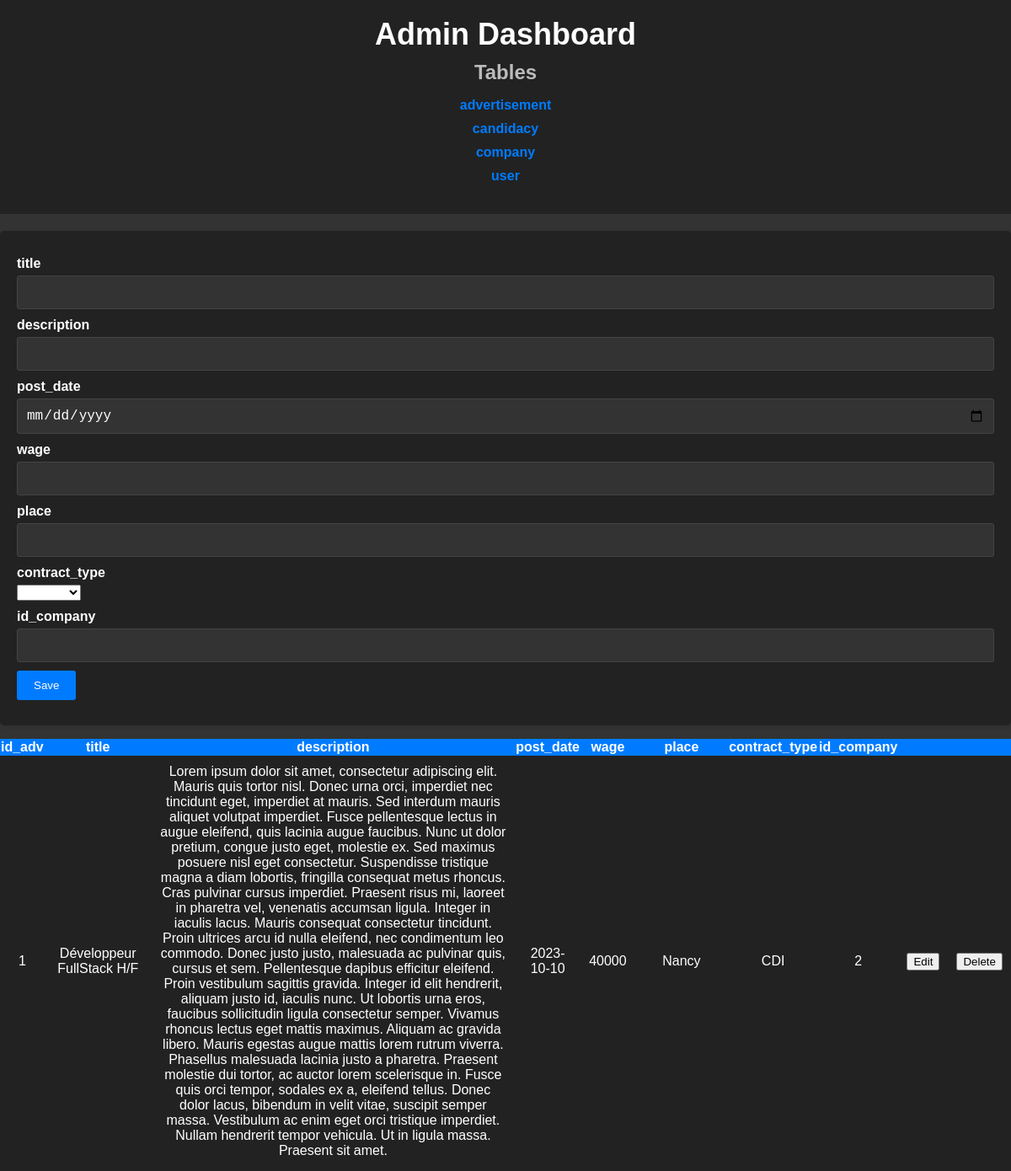
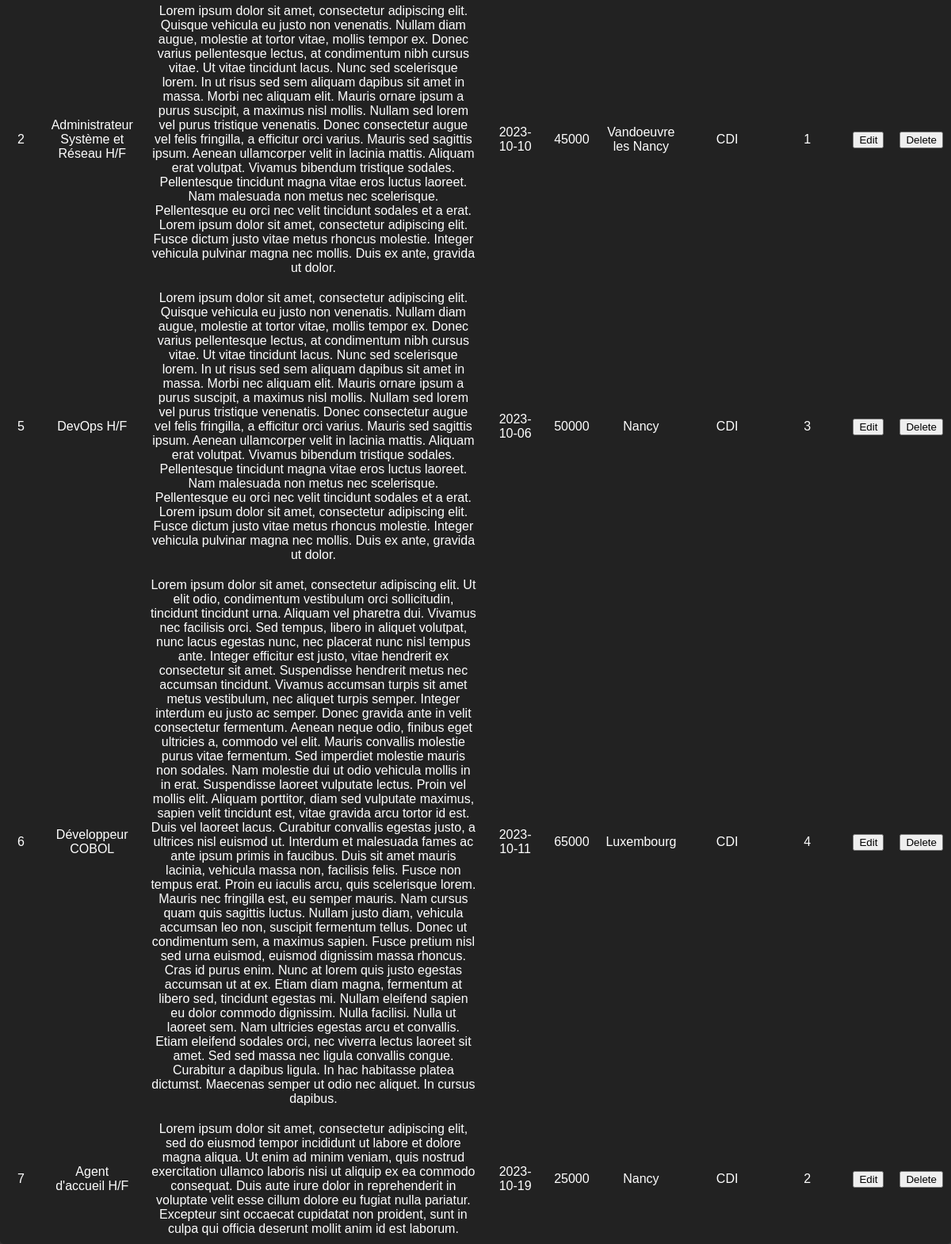
/crud/ad.php, run on the app's committed database (2 pictures, top to bottom).
### tables this page shows
CREATE TABLE `advertisement` (
  `id_adv` int(11) NOT NULL,
  `title` varchar(255) NOT NULL,
  `description` mediumtext NOT NULL,
  `post_date` date NOT NULL DEFAULT current_timestamp(),
  `wage` int(11) NOT NULL,
  `place` varchar(255) NOT NULL,
  `contract_type` enum('CDD','CDI','Stage','Alternant','Interim') NOT NULL,
  `id_company` int(11) NOT NULL
);

### crud/ad.php (the view, shortened to what this page needs)
<?php
require("../db.php");
$results = mysqli_query($conn, "SELECT * FROM advertisement");
$title = "";
$description = "";
$post_date = "";
$wage = "";
$place = "";
$contract_type = "";
$id_company="";
$id = 0;
?>
<html lang="en">
<head>
    <link rel="stylesheet" type="text/css" href="../admin.css">
</head>
<body>
    <header class="header">
        <h1 class="title-admin">Admin Dashboard</h1>
        <h2 class="table-title">Tables</h2>
        <ul class="table-list">
            <li><a href="ad.php">advertisement</a></li>
            <li><a href="candidacy.php">candidacy</a></li>
            <li><a href="company.php">company</a></li>
            <li><a href="user.php">user</a></li>
        </ul>
    </header>
    <div style="margin-top: 20px;">
        <form method="post" action="user.php">
            <div class="input-group">
                <label>title</label>
                <input type="text" name="title" value="<?php echo $title; ?>">
            </div>
            <div class="input-group">
                <label>description</label>
                <input type="text" name="description" value="<?php echo $description; ?>">
            </div>
            <div class="input-group">
                <label>post_date</label>
                <input type="date" name="post_date" value="<?php echo $post_date; ?>">
            </div>
            <div class="input-group">
                <label>wage</label>
                <input type="number" name="wage" value="<?php echo $wage; ?>">
            </div>
            <div class="input-group">
                <label>place</label>
                <input type="text" name="place" value="<?php echo $place; ?>">
            </div>
            <div class="input-group">
                <label>contract_type</label>
                <select name="contract_type">
                    <option value="<?php echo $contract_type; ?>"><?php echo $contract_type; ?></option>
                    <option value="CDI">CDI</option>
                </select>
            </div>
            <div class="input-group">
                <label>id_company</label>
                <input type="number" name="id_company" value="<?php echo $id_company; ?>">
            </div>
            <div class="input-group">
                <?php if ($id != 0): ?>
                    <button class="btn" type="submit" name="update" >Update</button>
                <?php else: ?>
                    <button class="btn" type="submit" name="save" >Save</button>
                <?php endif ?>
            </div>
        </form>
    </div>
    <table>
        <thead class="table-head">
            <tr>
                <th>
                    id_adv
                </th>
                <th>
                    title
                </th>
                <th>
                    description
                </th>
                <th>
                    post_date
                </th>
                <th>
                    wage
                </th>
                <th>
                    place
                </th>
                <th>
                    contract_type
                </th>
                <th>
                    id_company
                </th>
                <th colspan="2">
                </th>
            </tr>
        </thead>
        <tbody class="table-body">
        <?php while ($row = mysqli_fetch_array($results)) { ?>
            <tr>
                <td><?php echo $row['id_adv']; ?></td>
                <td><?php echo $row['title']; ?></td>
                <td><?php echo $row['description']; ?></td>
                <td><?php echo $row['post_date']; ?></td>
                <td><?php echo $row['wage']; ?></td>
                <td><?php echo $row['place']; ?></td>
                <td><?php echo $row['contract_type']; ?></td>
                <td><?php echo $row['id_company']; ?></td>
                <td>
                    <a href="ad.php?edit=<?php echo $row['id_adv']; ?>" class="edit_btn" ><button>Edit</button></a>
                </td>
                <td>
                    <a href="ad.php?del=<?php echo $row['id_adv']; ?>" class="del_btn"><button>Delete</button></a>
                </td>
            </tr>
        <?php } ?>
        </tbody>
    </table>
</body>
</html>

### admin.css (style rules this page uses)
body { margin: 0; padding: 0; font-family: Arial, sans-serif; background-color: #333; color: #fff; }
.header { background-color: #222; text-align: center; padding: 20px; }
.title-admin { font-size: 36px; margin: 0; color: #fff; }
.table-title { font-size: 24px; margin: 10px 0; color: #bbb; }
.table-list { list-style: none; padding: 0; }
.table-list li { margin-bottom: 10px; }
.table-list a { text-decoration: none; color: #007bff; font-weight: bold; transition: color 0.3s; }
form { background-color: #222; padding: 20px; border-radius: 5px; box-shadow: 0 2px 5px rgba(0, 0, 0, 0.1); margin-top: 20px; }
.input-group { margin: 10px 0; }
label { display: block; font-weight: bold; margin-bottom: 5px; color: #fff; }
input { width: 100%; padding: 10px; border: 1px solid #444; border-radius: 3px; font-size: 16px; background-color: #333; color: #fff; }
.btn { background-color: #007bff; color: #fff; border: none; border-radius: 3px; padding: 10px 20px; cursor: pointer; transition: background-color 0.3s; }
table { width: 100%; border-collapse: collapse; background-color: #222; border-radius: 5px; box-shadow: 0 2px 5px rgba(0, 0, 0, 0.1); color: #fff; }
.table-head { background-color: #007bff; color: #fff; }
.table-body td { padding: 10px; text-align: center; }

### data on the page
advertisement: id_adv "1", title "Développeur FullStack H/F", description "Lorem ipsum dolor sit amet, consectetur adipiscing elit. Mauris quis tortor nisl. Donec urna orci, imperdiet nec tincidunt eget, imperdiet at mauris. Sed interdum mauris aliquet volutpat imperdiet. Fusce pellentesque lectus in augue eleifend, quis lacinia augue faucibus. Nunc ut dolor pretium, congue justo eget, molestie ex. Sed maximus posuere nisl eget consectetur. Suspendisse tristique magna a diam lobortis, fringilla consequat metus rhoncus. Cras pulvinar cursus imperdiet. Praesent risus mi, laoreet in pharetra vel, venenatis accumsan ligula. Integer in iaculis lacus. Mauris consequat consectetur tincidunt. Proin ultrices arcu id nulla eleifend, nec condimentum leo commodo. Donec justo…", post_date "2023-10-10", wage "40000", place "Nancy", contract_type "CDI", id_company "2"
advertisement: id_adv "2", title "Administrateur Système et Réseau H/F", description "Lorem ipsum dolor sit amet, consectetur adipiscing elit. Quisque vehicula eu justo non venenatis. Nullam diam augue, molestie at tortor vitae, mollis tempor ex. Donec varius pellentesque lectus, at condimentum nibh cursus vitae. Ut vitae tincidunt lacus. Nunc sed scelerisque lorem. In ut risus sed sem aliquam dapibus sit amet in massa. Morbi nec aliquam elit. Mauris ornare ipsum a purus suscipit, a maximus nisl mollis. Nullam sed lorem vel purus tristique venenatis. Donec consectetur augue vel felis fringilla, a efficitur orci varius. Mauris sed sagittis ipsum. Aenean ullamcorper velit in lacinia mattis. Aliquam erat volutpat. Vivamus bibendum tristique sodales. Pellentesque tincidunt magna…", post_date "2023-10-10", wage "45000", place "Vandoeuvre les Nancy", contract_type "CDI", id_company "1"
advertisement: id_adv "5", title "DevOps H/F", description "Lorem ipsum dolor sit amet, consectetur adipiscing elit. Quisque vehicula eu justo non venenatis. Nullam diam augue, molestie at tortor vitae, mollis tempor ex. Donec varius pellentesque lectus, at condimentum nibh cursus vitae. Ut vitae tincidunt lacus. Nunc sed scelerisque lorem. In ut risus sed sem aliquam dapibus sit amet in massa. Morbi nec aliquam elit. Mauris ornare ipsum a purus suscipit, a maximus nisl mollis. Nullam sed lorem vel purus tristique venenatis. Donec consectetur augue vel felis fringilla, a efficitur orci varius. Mauris sed sagittis ipsum. Aenean ullamcorper velit in lacinia mattis. Aliquam erat volutpat. Vivamus bibendum tristique sodales. Pellentesque tincidunt magna…", post_date "2023-10-06", wage "50000", place "Nancy", contract_type "CDI", id_company "3"
advertisement: id_adv "6", title "Développeur COBOL", description "Lorem ipsum dolor sit amet, consectetur adipiscing elit. Ut elit odio, condimentum vestibulum orci sollicitudin, tincidunt tincidunt urna. Aliquam vel pharetra dui. Vivamus nec facilisis orci. Sed tempus, libero in aliquet volutpat, nunc lacus egestas nunc, nec placerat nunc nisl tempus ante. Integer efficitur est justo, vitae hendrerit ex consectetur sit amet. Suspendisse hendrerit metus nec accumsan tincidunt. Vivamus accumsan turpis sit amet metus vestibulum, nec aliquet turpis semper. Integer interdum eu justo ac semper. Donec gravida ante in velit consectetur fermentum. Aenean neque odio, finibus eget ultricies a, commodo vel elit. Mauris convallis molestie purus vitae fermentum. Sed…", post_date "2023-10-11", wage "65000", place "Luxembourg", contract_type "CDI", id_company "4"
advertisement: id_adv "7", title "Agent d'accueil H/F", description "Lorem ipsum dolor sit amet, consectetur adipiscing elit, sed do eiusmod tempor incididunt ut labore et dolore magna aliqua. Ut enim ad minim veniam, quis nostrud exercitation ullamco laboris nisi ut aliquip ex ea commodo consequat. Duis aute irure dolor in reprehenderit in voluptate velit esse cillum dolore eu fugiat nulla pariatur. Excepteur sint occaecat cupidatat non proident, sunt in culpa qui officia deserunt mollit anim id est laborum.", post_date "2023-10-19", wage "25000", place "Nancy", contract_type "CDI", id_company "2"
